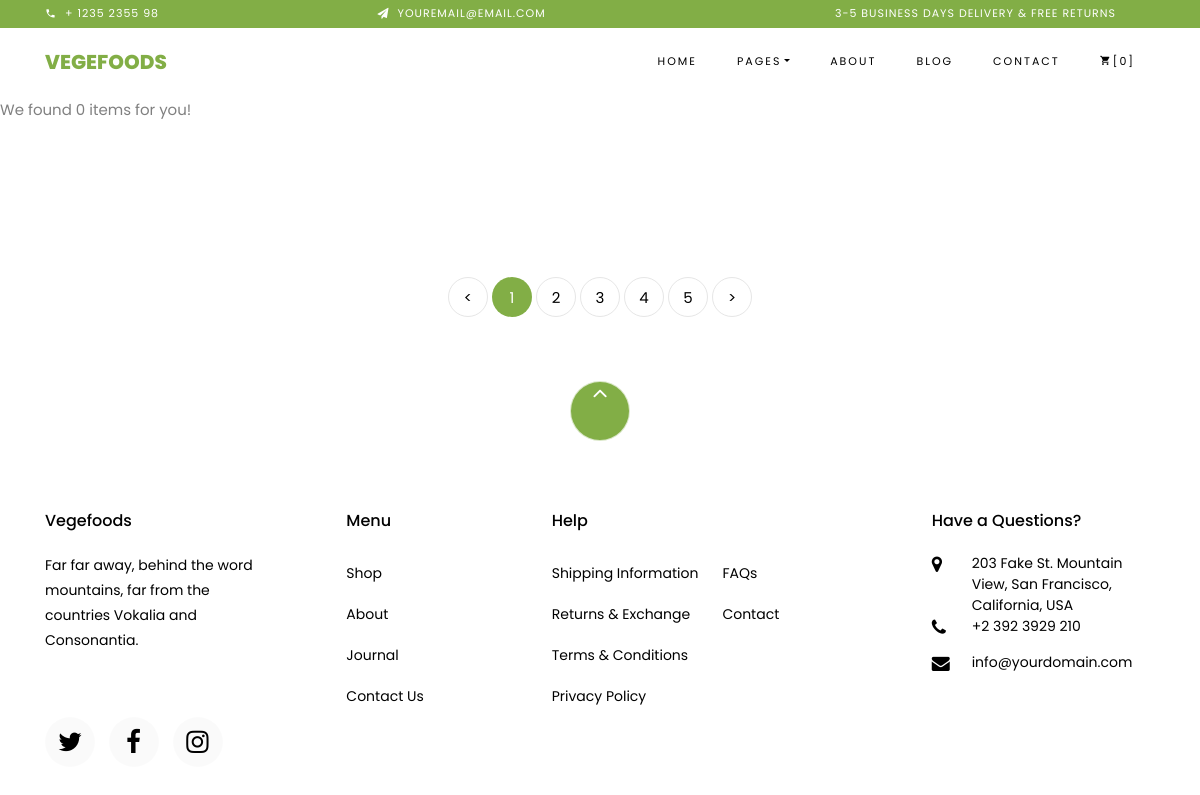
/category/Vegetables/catggcfdahabg/, run on an earlier commit of the app's database.
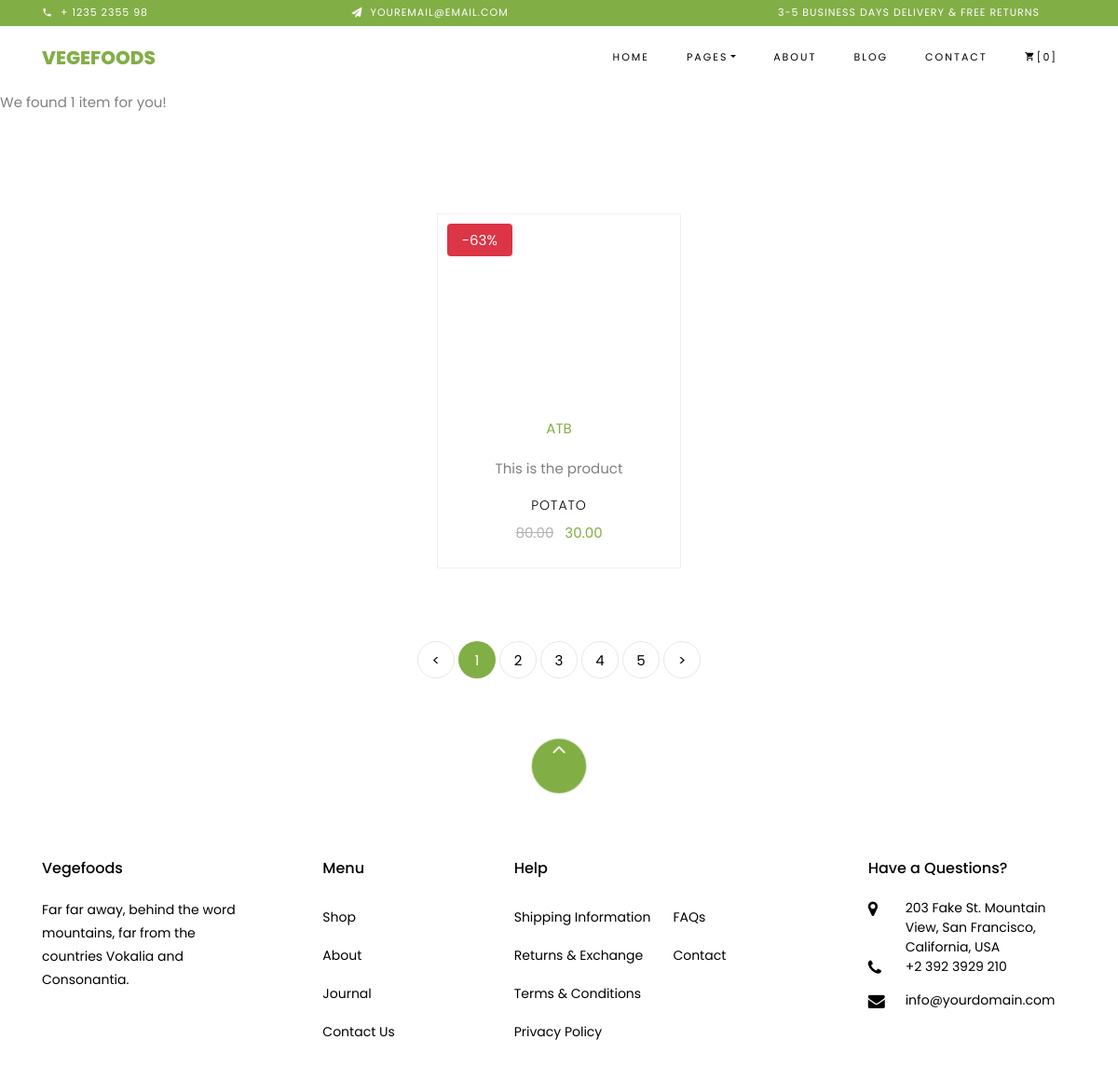
And on a later commit of the database.
### core/models.py (models this page shows, shortened)
class Product(models.Model):
    pid = ShortUUIDField(
        unique=True,
        length=10,
        max_length=20,
        editable=False,
        prefix="prd",
        alphabet="abcdefgh",
    )
    user = models.ForeignKey(User, on_delete=models.SET_NULL, null=True)
    category = models.ForeignKey(
        Category, on_delete=models.SET_NULL, null=True, related_name="category"
    )
    vendor = models.ForeignKey(
        Vendor, on_delete=models.SET_NULL, null=True, related_name="vendor"
    )
    title = models.CharField(max_length=100, default="Fresh Pear")
    image = models.ImageField(upload_to=user_directory_path, default="product.jpg")
    description = models.TextField(null=True, blank=True, default="This is the product")
    price = models.DecimalField(max_digits=9999, decimal_places=2)
    old_price = models.DecimalField(
        max_digits=9999, decimal_places=2, null=True, blank=True
    )
    weight = models.CharField(max_length=10, default="1kg")
    specifications = models.TextField(null=True, blank=True)
    type = models.CharField(max_length=100, default="Organic")
    stock_count = models.CharField(max_length=100, default="10", null=True, blank=True)
    life = models.CharField(max_length=100, default="3", null=True, blank=True)
    mfd = models.DateTimeField(auto_now_add=False, null=True, blank=True)
    product_status = models.CharField(
        choices=STATUS, max_length=10, default="in_review"
    )
    status = models.BooleanField(default=True)
    in_stock = models.BooleanField(default=True)
    featured = models.BooleanField(default=False)
    digital = models.BooleanField(default=False)
    sku = ShortUUIDField(
        unique=True, length=5, max_length=10, prefix="sku", alphabet="1234567890"
    )
    date = models.DateTimeField(auto_now_add=True)
    updated = models.DateTimeField(null=True, blank=True)
    class Meta:
        verbose_name_plural = "Products"
    def get_precentage(self):
        if self.old_price and self.price < self.old_price:
            new_price = (self.price - self.old_price) / self.old_price
            new_price_in_percent = new_price * 100 if new_price != 1 else 0
            return new_price_in_percent
        return 0

class Vendor(models.Model):
    default_description = "What is Lorem Ipsum?Lorem Ipsum is simply dummy text of the printing and typesetting industry. Lorem Ipsum has been the industry's standard dummy text ever since the 1500s, when an unknown printer took a galley of type and scrambled it to make a type specimen book. It has survived not only five centuries, but also the leap into electronic typesetting, remaining essentially unchanged. It was popularised in the 1960s with the release of Letraset sheets containing Lorem Ipsum passages, and more recently with desktop publishing software like Aldus PageMaker including versions of Lorem Ipsum."
    vid = ShortUUIDField(
        unique=True,
        length=10,
        max_length=30,
        editable=False,
        prefix="vend",
        alphabet="abcdefgh",
    )
    title = models.CharField(max_length=100)
    image = models.ImageField(upload_to="vendor", default="vendor.jpg")
    cover_image = models.ImageField(upload_to=user_directory_path, default="vendor.jpg")
    description = models.TextField(null=True, blank=True, default=default_description)
    address = models.CharField(max_length=100, default="1 Main Street.")
    contact = models.CharField(max_length=20, default="+380 069 412 4100")
    chat_resp_time = models.CharField(max_length=100, default="100")
    shipping_on_time = models.CharField(max_length=100, default="1")
    authentic_rating = models.CharField(max_length=100, default="1")
    days_return = models.CharField(max_length=100, default="1")
    warranty_period = models.CharField(max_length=100, default="1")
    date = models.DateTimeField(null=True, blank=True)
    user = models.ForeignKey(User, on_delete=models.SET_NULL, null=True)
    class Meta:
        verbose_name_plural = "Vendor"

### core/views.py (the view)
# urls.py: path("category/<name>/<cid>/", category_product_list_view, name="category-product-list"),
def category_product_list_view(request, name, cid):
    category = Category.objects.get(cid=cid)
    products = Product.objects.filter(
        product_status="published", featured=True, category=category
    )
    context = {"category": category, "products": products}
    return render(request, "core/category-product-list.html", context)

### core/context_processor.py (called while the page is built)
def default(request):
    categories = Category.objects.all()
    context = {"categories": categories}
    return context

### templates/core/category-product-list.html
{% extends 'partials/base.html' %}
{% load static %}
{% block content %}
  <p>We found {{ products.count }} item{{ products.count|pluralize }} for you!</p>
  <section class="ftco-section">
    <div class="container-cart">
      {% if products.count %}
        {% include 'include/product-list-card.html' %}
      {% endif %}
    </div> <div class="row mt-5">
      <div class="col text-center">
        <div class="block-27">
          <ul>
            <li>
              <a href="#">&lt;</a>
            </li>
            <li class="active">
              <span>1</span>
            </li>
            <li>
              <a href="#">2</a>
            </li>
            <li>
              <a href="#">3</a>
            </li>
            <li>
              <a href="#">4</a>
            </li>
            <li>
              <a href="#">5</a>
            </li>
            <li>
              <a href="#">&gt;</a>
            </li>
          </ul>
        </div>
      </div>
    </div>
  </section>
{% endblock %}

### templates/include/product-list-card.html (shortened to what this page needs)
{% load static %}
{% for product in products %}
  <div class="col-md-6 col-lg-3 ftco-animate">
    <div class="product">
      <a href="{% url 'core:product-detail' product.pid %}" class="img-prod">
        <div class="img-wrap">
          {% if product.get_precentage %}
            <div class="text-white bg-danger px-3 py-1 rounded position-absolute" style="top: 10px; left: 10px;">{{ product.get_precentage|floatformat:0 }}%</div>
          {% endif %}
        </div>
      </a>
      <div class="text py-3 pb-4 px-3 text-center">
        <p>
          <a href="#">{{ product.vendor.title }}</a>
        </p>
        <p>{{ product.description|truncatechars:20 }}</p>
        <h3><a href="{% url 'core:product-detail' product.pid %}">{{ product.title }}</a></h3>
        <div class="d-flex">
          <div class="pricing">
            <p class="price">
              {% if product.old_price > product.price %}
                <span class="mr-2 price-dc">{{ product.old_price }}</span>
              {% endif %}
              <span class="price-sale">{{ product.price }}</span>
            </p>
          </div>
        </div>
      </div>
    </div>
  </div>
{% endfor %}

What changed in the data, as far as the page shows it:
now on this page (row edited): Product: get_precentage "-63", vendor "ATB", description "This is the product", title "POTATO", old_price "80.00", price "30.00"
Also different on the page:
{{ products.count }}: "0" → "1"
